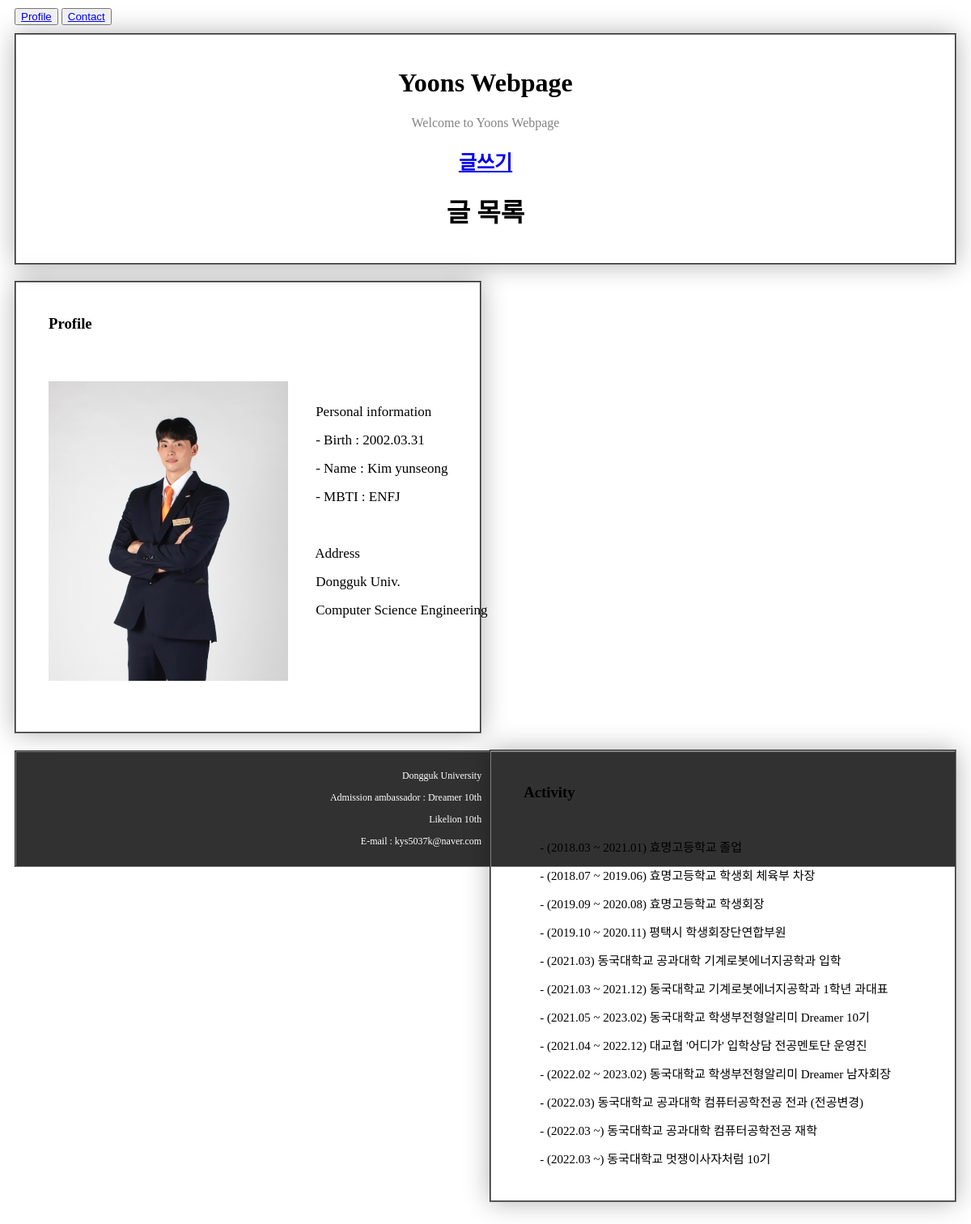
The app's page /, older data.
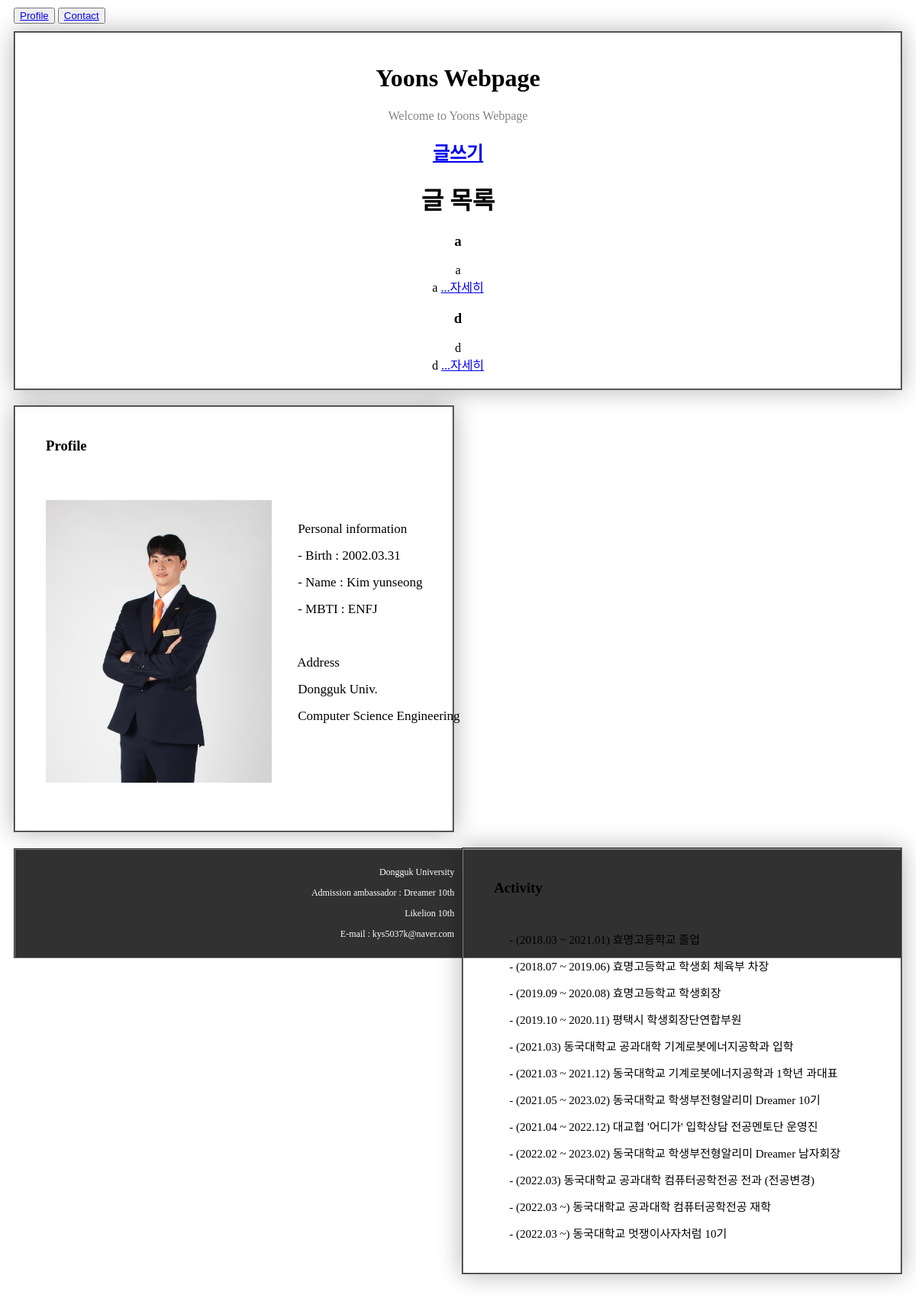
The same page, newer data.
### main/models.py (models this page shows, shortened)
class Post(models.Model):
    id = models.AutoField(primary_key=True)
    title = models.CharField(max_length=200)
    writer = models.CharField(max_length=100)
    pub_date = models.DateField()
    body = models.TextField()
    image = models.ImageField(upload_to = "blog/", blank=True, null=True)
    def summary(self):
        return self.body[:20]

### main/views.py (the view)
# urls.py: path('', showmain, name="showmain"),
def showmain(request):
    posts = Post.objects.all()
    return render(request, 'main/show.html',{'posts':posts})

### main/templates/main/show.html
{% extends 'base.html' %}
{% load static %}
{% block content %}
        <div class="hello">
            <h1>Yoons Webpage</h1>
            <p id="welcome">Welcome to Yoons Webpage</p>
            <h2><a href="{% url 'new' %}">글쓰기</a></h2>
        <h1>글 목록</h1>
        <div>
            {% for post in posts %}
            <div>
                <h3>{{post.title}}</h3>
                {{post.writer}}<br>
                {{post.summary}}
                <a href="{% url 'detail' post.id %}">...자세히</a>
                <br>
            </div>
            {% endfor %}
        </div>
        </div>
        <div class="main1">
            <h3 id="profile">Profile</h3>
            <img src="{% static 'image/상반신.jpg' %}" id="image1">
            <pre id="personal">
        Personal information
        - Birth : 2002.03.31
        - Name : Kim yunseong
        - MBTI : ENFJ
        Address
        Dongguk Univ.
        Computer Science Engineering
            </pre>
        </div>
        <div class="main2">
            <h3 id="activity">Activity</h3>
            <pre id="content">
- (2018.03 ~ 2021.01) 효명고등학교 졸업
- (2018.07 ~ 2019.06) 효명고등학교 학생회 체육부 차장
- (2019.09 ~ 2020.08) 효명고등학교 학생회장
- (2019.10 ~ 2020.11) 평택시 학생회장단연합부원
- (2021.03) 동국대학교 공과대학 기계로봇에너지공학과 입학
- (2021.03 ~ 2021.12) 동국대학교 기계로봇에너지공학과 1학년 과대표
- (2021.05 ~ 2023.02) 동국대학교 학생부전형알리미 Dreamer 10기
- (2021.04 ~ 2022.12) 대교협 '어디가' 입학상담 전공멘토단 운영진
- (2022.02 ~ 2023.02) 동국대학교 학생부전형알리미 Dreamer 남자회장
- (2022.03) 동국대학교 공과대학 컴퓨터공학전공 전과 (전공변경)
- (2022.03 ~) 동국대학교 공과대학 컴퓨터공학전공 재학
- (2022.03 ~) 동국대학교 멋쟁이사자처럼 10기
            </pre>
        </div>
        <footer>
            <div class="infor">
            <p>Dongguk University</p>
            <p>Admission ambassador : Dreamer 10th</p>
            <p>Likelion 10th</p>
            <p>E-mail : kys5037k@naver.com</p></div>
        </footer>
{% endblock %}

### sns_project/templates/base.html (shortened to what this page needs)
<DOCTYPE html>
    {% load static %}
    <html>
    <head>
        <link rel="stylesheet" href="{% static 'css/show.css' %}">
    </head>
    <body>
        {% include 'shared/_botton.html' %}
        <div class = "container">
            {% block content %}
            {% endblock %}
        </div>
    </body>

### sns_project/templates/shared/_botton.html
<body>
    <div class="button">
        <button type="button"><a href="{% url 'showmain' %}">Profile</a> </button>
        <button type="button"> <a href="{% url 'showcontact' %}">Contact</a></button>
    </div>
</body>

### sns_project/static/css/show.css (style rules this page uses)
.button { font-family: 'scd2'; text-align: left; margin: 10px; }
.hello { font-family: 'scd5'; text-align: center; margin: 10px; padding: 20px; border: 2px groove gray; box-shadow: 0 0 30px 0 rgba(0,0,0,0.3); }
#welcome { font-family: 'scd2'; color:rgb(133, 132, 132) }
.main1 { border: 2px groove gray; box-shadow: 0 0 30px 0 rgba(0,0,0,0.3); margin: 10px; padding: 20px; height: 515px; width: 45%; float: left; }
#profile { font-family: 'scd3'; margin: 20px; margin-bottom: 40px; }
#personal { font-family: 'scd2'; padding-top: 40px; font-size: 17px; line-height: 35px; }
.main2 { border: 2px groove gray; box-shadow: 0 0 30px 0 rgba(0,0,0,0.3); margin: 10px; padding: 20px; height: 515px; width: 45%; float: right; }
#activity { font-family: 'scd3'; margin: 20px; margin-bottom: 0px; }
#content { font-family: 'scd2'; line-height: 35px; font-size: 15px; margin-left: 0px; margin-top: 0px; }
#image1 { height: 370px; margin: 20px; margin-right: 0px; float: left; }
#content { font-family: 'scd2'; line-height: 35px; font-size: 15px; padding: 40px; }
footer { text-align: right; border: 2px groove gray; background-color: rgb(49, 49, 49); font-size: 12px; color: white; padding: 10px; margin: 10px; margin-top: 600px; height: 120px; }

Row changes from the older to the newer data that the page shows:
added Post: title "a", writer "a", summary "a"
added Post: title "d", writer "d", summary "d"
